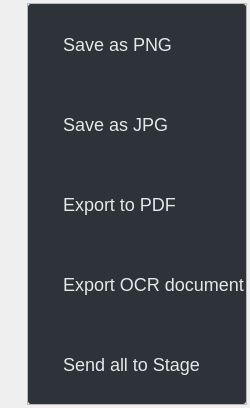
<?xml version="1.0" encoding="UTF-8"?>
<ui version="4.0">
 <class>ExportWidget</class>
 <widget class="QWidget" name="ExportWidget">
  <property name="geometry">
   <rect>
    <x>0</x>
    <y>0</y>
    <width>250</width>
    <height>408</height>
   </rect>
  </property>
  <property name="windowTitle">
   <string notr="true">Form</string>
  </property>
  <property name="styleSheet">
   <string notr="true"/>
  </property>
  <layout class="QVBoxLayout" name="verticalLayout_2">
   <property name="spacing">
    <number>0</number>
   </property>
   <property name="leftMargin">
    <number>27</number>
   </property>
   <property name="topMargin">
    <number>3</number>
   </property>
   <property name="rightMargin">
    <number>3</number>
   </property>
   <property name="bottomMargin">
    <number>3</number>
   </property>
   <item>
    <widget class="QFrame" name="frame">
     <property name="styleSheet">
      <string notr="true"/>
     </property>
     <property name="frameShape">
      <enum>QFrame::StyledPanel</enum>
     </property>
     <property name="frameShadow">
      <enum>QFrame::Raised</enum>
     </property>
     <layout class="QVBoxLayout" name="verticalLayout">
      <property name="spacing">
       <number>0</number>
      </property>
      <property name="leftMargin">
       <number>0</number>
      </property>
      <property name="topMargin">
       <number>0</number>
      </property>
      <property name="rightMargin">
       <number>0</number>
      </property>
      <property name="bottomMargin">
       <number>0</number>
      </property>
      <item>
       <widget class="QPushButton" name="saveAsPNGButton">
        <property name="sizePolicy">
         <sizepolicy hsizetype="Minimum" vsizetype="MinimumExpanding">
          <horstretch>0</horstretch>
          <verstretch>0</verstretch>
         </sizepolicy>
        </property>
        <property name="minimumSize">
         <size>
          <width>0</width>
          <height>80</height>
         </size>
        </property>
        <property name="styleSheet">
         <string notr="true">QPushButton {
 	color: #e7e7e7;
    background-color: #2d3338;
    border: none;
	background-repeat: none;
	font-family: Segoe UI;
    font-size: 18px;
    font-weight: normal;
    font-style: normal;
	text-align: left center;
    padding-left: 35px;
    border-top-left-radius: 3px;
    border-top-right-radius: 3px;
}

QPushButton:hover {
	 background-color: #4a4e52;
 }

QPushButton:pressed {
	 background-color: #4a4e52;
}</string>
        </property>
        <property name="text">
         <string>Save as PNG</string>
        </property>
       </widget>
      </item>
      <item>
       <widget class="QPushButton" name="saveAsJPGButton">
        <property name="sizePolicy">
         <sizepolicy hsizetype="Minimum" vsizetype="MinimumExpanding">
          <horstretch>0</horstretch>
          <verstretch>0</verstretch>
         </sizepolicy>
        </property>
        <property name="minimumSize">
         <size>
          <width>0</width>
          <height>80</height>
         </size>
        </property>
        <property name="styleSheet">
         <string notr="true">QPushButton {
 	color: #e7e7e7;
    background-color: #2d3338;
    border: none;
	background-repeat: none;
	font-family: Segoe UI;
    font-size: 18px;
    font-weight: normal;
    font-style: normal;
	text-align: left center;
    padding-left: 35px;
}

QPushButton:hover {
	 background-color: #4a4e52;
 }

QPushButton:pressed {
	 background-color: #4a4e52;
}</string>
        </property>
        <property name="text">
         <string>Save as JPG</string>
        </property>
       </widget>
      </item>
      <item>
       <widget class="QPushButton" name="exportToPDFButton">
        <property name="sizePolicy">
         <sizepolicy hsizetype="Minimum" vsizetype="MinimumExpanding">
          <horstretch>0</horstretch>
          <verstretch>0</verstretch>
         </sizepolicy>
        </property>
        <property name="minimumSize">
         <size>
          <width>0</width>
          <height>80</height>
         </size>
        </property>
        <property name="styleSheet">
         <string notr="true">QPushButton {
 	color: #e7e7e7;
    background-color: #2d3338;
    border: none;
	background-repeat: none;
	font-family: Segoe UI;
    font-size: 18px;
    font-weight: normal;
    font-style: normal;
	text-align: left center;
    padding-left: 35px;
}

QPushButton:hover {
	 background-color: #4a4e52;
 }

QPushButton:pressed {
	 background-color: #4a4e52;
}</string>
        </property>
        <property name="text">
         <string>Export to PDF</string>
        </property>
       </widget>
      </item>
      <item>
       <widget class="QPushButton" name="ocrToPDFButton">
        <property name="sizePolicy">
         <sizepolicy hsizetype="Minimum" vsizetype="MinimumExpanding">
          <horstretch>0</horstretch>
          <verstretch>0</verstretch>
         </sizepolicy>
        </property>
        <property name="minimumSize">
         <size>
          <width>0</width>
          <height>80</height>
         </size>
        </property>
        <property name="styleSheet">
         <string notr="true">QPushButton {
 	color: #e7e7e7;
    background-color: #2d3338;
    border: none;
	background-repeat: none;
	font-family: Segoe UI;
    font-size: 18px;
    font-weight: normal;
    font-style: normal;
	text-align: left center;
    padding-left: 35px;
}

QPushButton:hover {
	 background-color: #4a4e52;
 }

QPushButton:pressed {
	 background-color: #4a4e52;
}</string>
        </property>
        <property name="text">
         <string>Export OCR document</string>
        </property>
       </widget>
      </item>
      <item>
       <widget class="QPushButton" name="sendAllToStageButton">
        <property name="sizePolicy">
         <sizepolicy hsizetype="Minimum" vsizetype="MinimumExpanding">
          <horstretch>0</horstretch>
          <verstretch>0</verstretch>
         </sizepolicy>
        </property>
        <property name="minimumSize">
         <size>
          <width>0</width>
          <height>80</height>
         </size>
        </property>
        <property name="styleSheet">
         <string notr="true">QPushButton {
 	color: #e7e7e7;
    background-color: #2d3338;
    border: none;
	background-repeat: none;
	font-family: Segoe UI;
    font-size: 18px;
    font-weight: normal;
    font-style: normal;
	text-align: left center;
    padding-left: 35px;
    border-bottom-left-radius: 3px;
    border-bottom-right-radius: 3px;
}

QPushButton:hover {
	 background-color: #4a4e52;
 }

QPushButton:pressed {
	 background-color: #4a4e52;
}</string>
        </property>
        <property name="text">
         <string>Send all to Stage</string>
        </property>
       </widget>
      </item>
     </layout>
    </widget>
   </item>
  </layout>
 </widget>
 <resources/>
 <connections/>
</ui>
